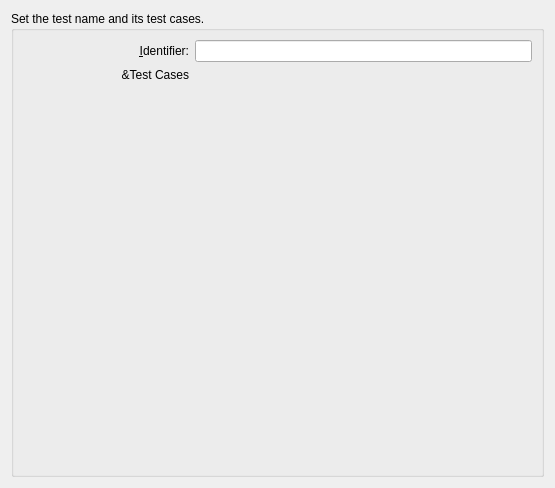
<?xml version="1.0" encoding="UTF-8"?>
<ui version="4.0">
 <class>TestCasesPage</class>
 <widget class="QWidget" name="TestCasesPage">
  <property name="geometry">
   <rect>
    <x>0</x>
    <y>0</y>
    <width>555</width>
    <height>488</height>
   </rect>
  </property>
  <layout class="QGridLayout" name="gridLayout_2">
   <item row="0" column="0">
    <widget class="QGroupBox" name="groupBox">
     <property name="title">
      <string>Set the test name and its test cases.</string>
     </property>
     <layout class="QGridLayout" name="gridLayout">
      <item row="1" column="0">
       <widget class="QLabel" name="testCasesLabel">
        <property name="text">
         <string>&amp;Test Cases</string>
        </property>
        <property name="alignment">
         <set>Qt::AlignRight|Qt::AlignTrailing|Qt::AlignVCenter</set>
        </property>
       </widget>
      </item>
      <item row="0" column="0">
       <widget class="QLabel" name="identifierLabel">
        <property name="text">
         <string>&amp;Identifier:</string>
        </property>
        <property name="alignment">
         <set>Qt::AlignRight|Qt::AlignTrailing|Qt::AlignVCenter</set>
        </property>
        <property name="buddy">
         <cstring>identifierLineEdit</cstring>
        </property>
       </widget>
      </item>
      <item row="2" column="0">
       <spacer name="verticalSpacer">
        <property name="orientation">
         <enum>Qt::Vertical</enum>
        </property>
        <property name="sizeHint" stdset="0">
         <size>
          <width>20</width>
          <height>40</height>
         </size>
        </property>
       </spacer>
      </item>
      <item row="1" column="1" rowspan="2">
       <widget class="KEditListWidget" name="keditlistwidget"/>
      </item>
      <item row="0" column="1" colspan="2">
       <widget class="KLineEdit" name="identifierLineEdit"/>
      </item>
     </layout>
    </widget>
   </item>
  </layout>
 </widget>
 <customwidgets>
  <customwidget>
   <class>KEditListWidget</class>
   <extends>QWidget</extends>
   <header>keditlistwidget.h</header>
  </customwidget>
  <customwidget>
   <class>KLineEdit</class>
   <extends>QLineEdit</extends>
   <header>klineedit.h</header>
  </customwidget>
 </customwidgets>
 <resources/>
 <connections/>
</ui>
